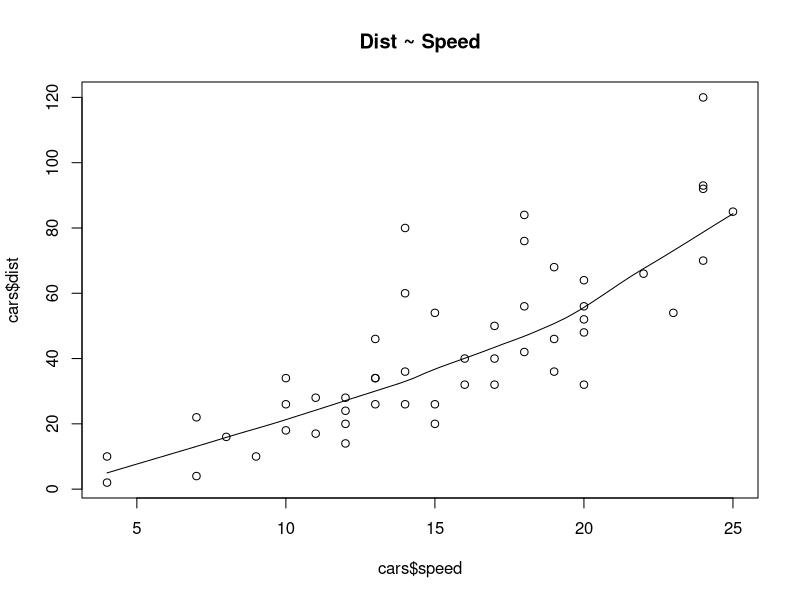
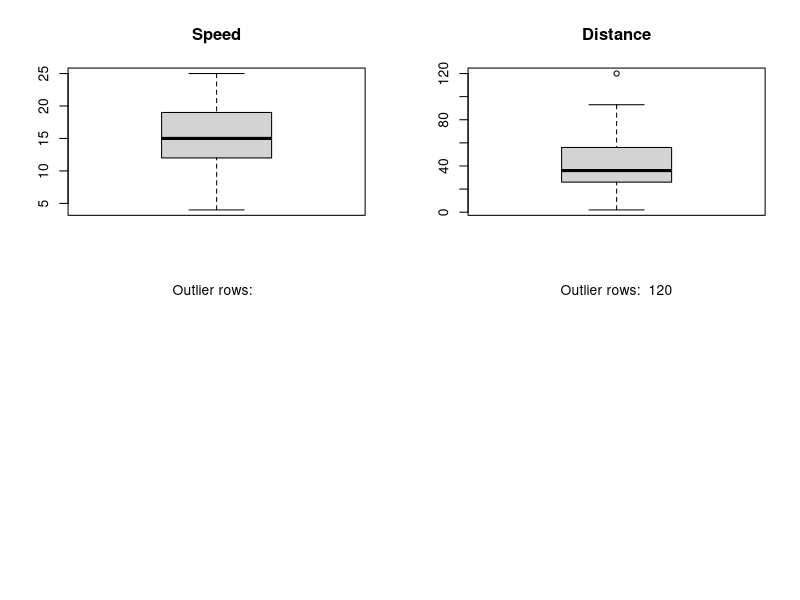
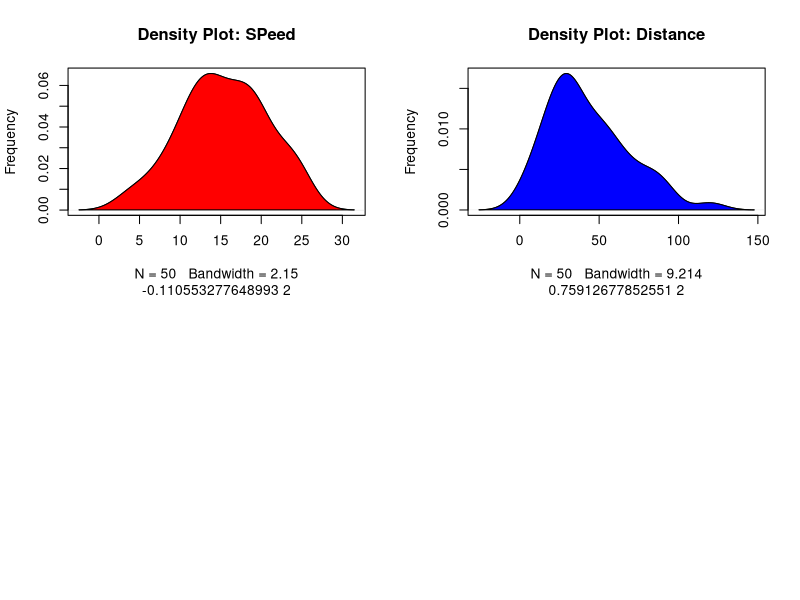

Write R code to recreate these figures, in order.
head(cars) #built in dataset
dim(cars)
summary(cars)

scatter.smooth(x = cars$speed, y = cars$dist, main = "Dist ~ Speed") # scatterplot

#Boxplot
par(mfrow = c(2,2)) #divide graph area in 2 colums
boxplot(cars$speed, main = "Speed", sub = paste("Outlier rows: ", boxplot.stats(cars$speed)$out))
boxplot(cars$dist, main = "Distance", sub = paste("Outlier rows: ", boxplot.stats(cars$dist)$out))

#install.packages("e1071")
library(e1071)
par(mfrow = c(2,2)) # divide graph area in 2 columns
plot(density(cars$speed), main = "Density Plot: SPeed", ylab = "Frequency", sub = paste(e1071::skewness(cars$speed),2)) #density plot for speed
polygon(density(cars$speed), col = "red")
plot(density(cars$dist), main = "Density Plot: Distance", ylab = "Frequency", sub = paste(e1071::skewness(cars$dist),2)) #density plot for dist
polygon(density(cars$dist), col = "blue")

cor(cars$speed, cars$dist) # the closer to Juan the better

linearMod <- lm(dist ~ speed, data = cars) #x and y would be two columns in the karz 
print(linearMod)

summary(linearMod)